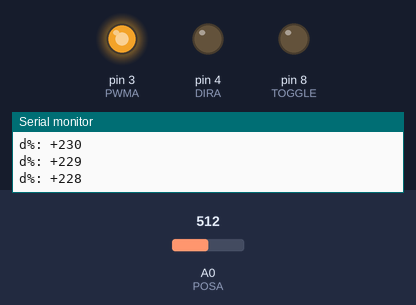
Recording of a sketch running on a simulated Arduino Uno, built with avr-gcc and run on an emulated ATmega328P. Shown: output pins drawn as LEDs (lit = HIGH), the last lines printed to the serial monitor. Inputs (shaded band) come from the test bench; at power-on: A0 (POSA) = 512.

Above: at 1.29 s.
1.3 s: A0 (POSA) set to 543
At 3.68 s:
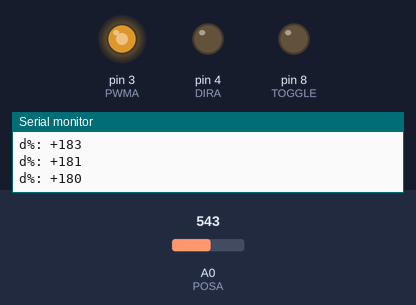
4.3 s: A0 (POSA) set to 576
At 19.87 s:
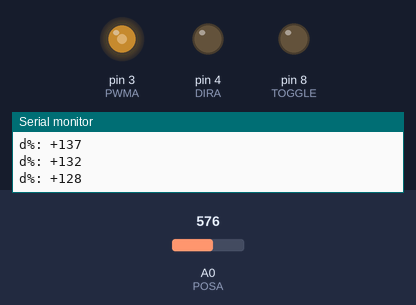
Timing chart, 0 to 21.4 s (numbered marks = the images above; inputs shaded):
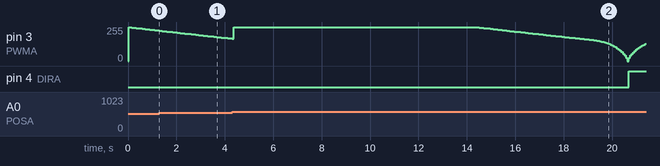

Measured:
- the behaviour switches between 558 and 559 on A0 (POSA) (found by bisection; images 1 and 2)

The sketch:

sketch_apr5b.ino
```cpp
#define PWMA 3
#define DIRA 4
#define POSA 0
#define TOGGLE 8

#define CALIBRATION 59.55  // millimeters
#define REPEL   LOW
#define ATTRACT HIGH
#define READS 80

#define LEVITATION_TARGET 33.0 // 28-36mm
#define SAMPLEFREQ 120.0
#define MEMORY 3.0
#define THRESHOLD 0.5
#define DELTA 15
#define BIAS 180
#define THRESHLIFT 2.0
#define LEVTESTSTART 100

#define Kp 40.0
#define Ki 20.0
#define Kd 40.0

#define KpSTART 8
#define KpMAX 30
#define KdSTART 20
#define KdMAX 60

void setup() {
  // put your setup code here, to run once:
  pinMode(PWMA, OUTPUT);
  pinMode(DIRA, OUTPUT);
  pinMode(TOGGLE, OUTPUT);
  Serial.begin(115200);
  Serial.setTimeout(250);
}

void loop() {
  static int neutralBduty = 0;

  neutralBduty = liftoff();

  electromagnet(255);

  Serial.print("neutralBduty: ");
  Serial.println(powerLookup(neutralBduty));
  Serial.print("neutralBlevpower: ");
  Serial.println(neutralBduty);
  delay(10000);
}

int liftoff() {
  static float originalDistance;
  static int   levPower;

  originalDistance = 0;
  levPower = LEVTESTSTART;

  originalDistance = readDistance();

  while( (originalDistance - readDistance()) < THRESHLIFT ) {
    electromagnet(powerLookup(--levPower));
    delay(50);

    if(levPower < -100) {
      levPower = 6969;
      break;
    }
  }

  return levPower;
}

void printStats() {
}


void electromagnet(int duty) {
  static bool magPol = REPEL;
  Serial.print("d%: ");
  if(duty < 0) {
    duty = -duty;
    magPol = ATTRACT;
    Serial.print("-");
  }
  else {
    magPol = REPEL;
    Serial.print("+");
  }

  if(duty > 255)
    duty = 255;
  else if(duty < 0)
    duty = 0;

  Serial.println(duty);

  digitalWrite(DIRA, magPol);
  analogWrite(PWMA, duty);
}

float readDistance() {
  static float distance, accumulator;

  accumulator = 0;
  for(int i=0; i<READS; i++) {
    distance = CALIBRATION / (5.0/1024.0*analogRead(POSA));
    accumulator += distance;
  }

  distance = accumulator / READS;

//  distance = CALIBRATION / (5.0/1024.0*analogRead(POSA));

  return distance;
}

int powerLookup(float powerSetting)
{
  static int duty;
  static unsigned int index;
  const static int iLookup[201] = { -255, -254, -252, -251, -250, -249, -247, -246, -245, -244, -243, -242, -241, -239, -238, -237, -236, -234, -233, -232, -231, -229, -228, -227, -226, -225, -223, -222, -221, -219, -218, -217, -216, -214, -213, -212, -210, -209, -208, -207, -206, -204, -203, -202, -200, -199, -198, -197, -195, -194, -193, -192, -190, -189, -188, -187, -185, -184, -183, -182, -180, -179, -178, -176, -175, -174, -173, -171, -170, -169, -168, -166, -165, -164, -163, -161, -160, -159, -157, -156, -154, -152, -150, -147, -144, -141, -137, -132, -128, -122, -117, -111, -104, -97, -88, -77, -67, -54, -42, -26, 0, 26, 42, 56, 71, 80, 88, 97, 106, 111, 118, 123, 128, 132, 137, 141, 143, 146, 149, 152, 153, 155, 157, 158, 159, 161, 162, 163, 164, 166, 167, 168, 169, 170, 172, 173, 174, 175, 176, 178, 179, 180, 181, 183, 184, 185, 186, 187, 189, 190, 191, 192, 194, 195, 196, 197, 199, 200, 201, 203, 204, 205, 206, 207, 209, 210, 211, 213, 214, 215, 216, 218, 219, 220, 221, 223, 224, 225, 227, 228, 229, 230, 232, 233, 234, 236, 237, 238, 240, 241, 242, 244, 245, 246, 247, 249, 250, 251, 253, 254, 255 };

  if(powerSetting > 100)
    powerSetting = 100;
  else if(powerSetting < -100)
    powerSetting = -100;

  index = (100 + (int)powerSetting);

  return duty = iLookup[index];
}
```
